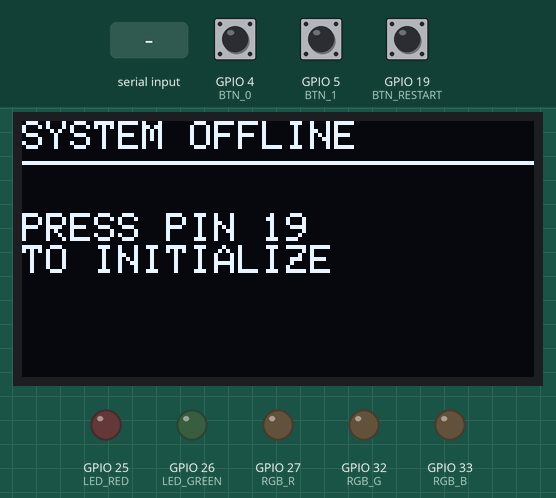
Simulated run of this sketch. Board: ESP32. Shown: 128×64 one-colour display, output pins drawn as LEDs (lit = HIGH). Inputs (shaded band) come from the test bench; at power-on: GPIO 19 (BTN_RESTART) HIGH, GPIO 5 (BTN_1) HIGH, GPIO 4 (BTN_0) HIGH. Random numbers use the default seed unless the sketch sets one; the audio player accepts every command and is not drawn; what the sketch prints to the serial monitor is not drawn.

Above: at 3.2 s.
3.3 s: GPIO 19 (BTN_RESTART) pulled LOW for 0.15 s
At 3.9 s:
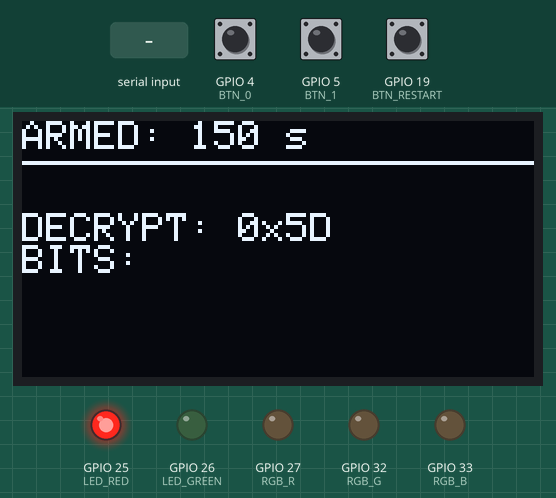
4.0 s: "paopao\n" received over Serial
At 4.9 s:
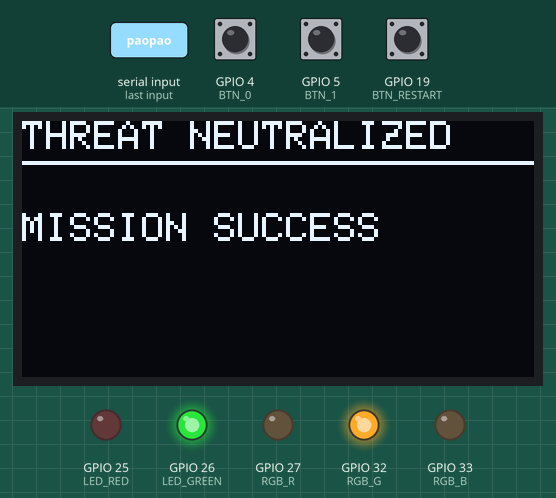
5.5 s: GPIO 19 (BTN_RESTART) pulled LOW for 3.2 s
At 7.4 s:
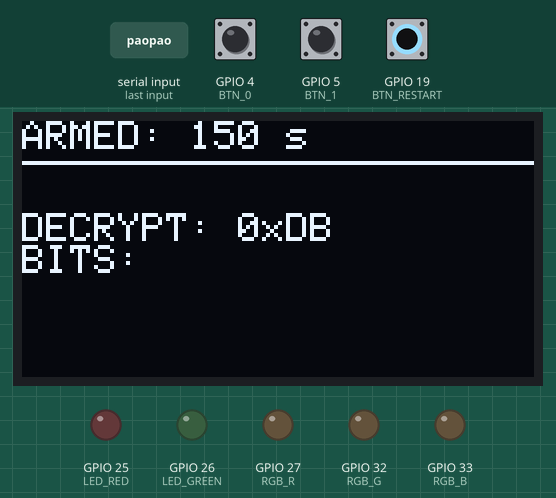
9.3 s: GPIO 5 (BTN_1) pulled LOW for 1 s
At 10.3 s:
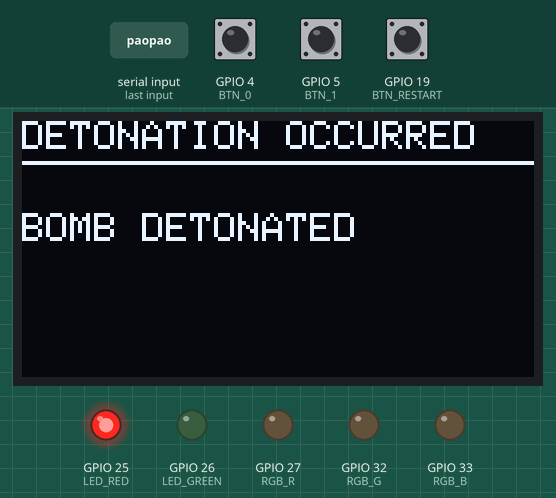
11.8 s: GPIO 19 (BTN_RESTART) pulled LOW for 1 s
At 13.21 s:
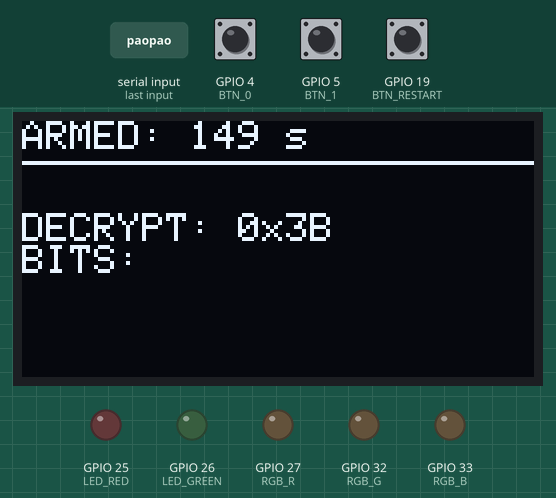
13.4 s: GPIO 4 (BTN_0) pulled LOW for 1 s
At 13.89 s:
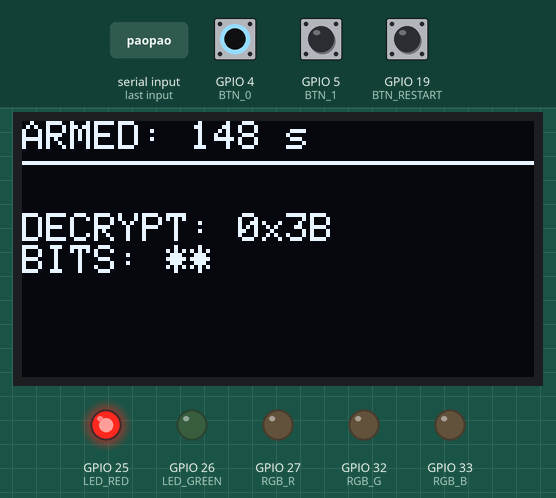
Timing chart, 0 to 16.4 s (numbered marks = the images above; inputs shaded):
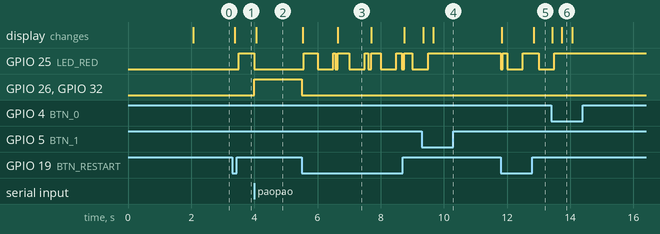

The sketch:

bomb.ino
```cpp
#include <Wire.h>
#include <Adafruit_GFX.h>
#include <Adafruit_SSD1306.h>
#include <HardwareSerial.h>
#include <DFRobotDFPlayerMini.h>

// --- System Constants ---
#define SCREEN_WIDTH 128
#define SCREEN_HEIGHT 64
Adafruit_SSD1306 display(SCREEN_WIDTH, SCREEN_HEIGHT, &Wire, -1);

HardwareSerial dfSerial(2);
DFRobotDFPlayerMini myDFPlayer;

// --- Pinout ---
const int BTN_RESTART = 19; // START / RESET
const int BTN_0       = 4;  // Binary 0
const int BTN_1       = 5;  // Binary 1
const int BTN_HOLD    = 18; // RGB Sync Button

const int LED_RED     = 25;
const int LED_GREEN   = 26;
const int RGB_R       = 27; const int RGB_G = 32; const int RGB_B = 33;

// --- Game Logic Variables ---
enum GameState { IDLE, MOD1_HEX, MOD2_COLOR, MOD3_MORSE, DEFUSED, EXPLODED };
GameState currentState = IDLE;

const float GAME_DURATION = 150.0;
unsigned long startTime = 0;
bool timerRunning = false;
int lastDisplayedSec = -1;

// Module Parameters
uint8_t hexTarget = 0;
int bitsEntered = 0;
int colorState = 0; // 0=Red, 1=Yellow, 2=Blue
unsigned long lastColorTime = 0;
unsigned long lastBtnTime = 0;
bool mod2Locked = true;

// Audio State Management
unsigned long morsePhaseStart = 0;
bool morseAudioTriggered = false;
int morsePlayCount = 0;
bool morseFinished = false;
bool mod2TickingStarted = false;

// Vulnerable Memory (For Terminal Hacks)
struct VulnerableMemory {
  char passwordBuffer[16];
  bool isExploitTriggered;
};
VulnerableMemory bombMem;

// ==========================================
// HARDWARE INTERFACE
// ==========================================

void setRGB(bool r, bool g, bool b) {
  digitalWrite(RGB_R, r); digitalWrite(RGB_G, g); digitalWrite(RGB_B, b);
}

void updateDisplay(int t = 0) {
  display.clearDisplay();
  display.setTextColor(SSD1306_WHITE);
  display.setCursor(0, 0); display.setTextSize(1);

  if (currentState == IDLE) display.println("SYSTEM OFFLINE");
  else if (currentState == DEFUSED) display.println("THREAT NEUTRALIZED");
  else if (currentState == EXPLODED) display.println("DETONATION OCCURRED");
  else display.printf("ARMED: %d s\n", t);

  display.drawLine(0, 10, 128, 10, WHITE);
  display.setCursor(0, 15);

  switch (currentState) {
    case IDLE:       display.println("\nPRESS PIN 19\nTO INITIALIZE"); break;
    case MOD1_HEX:
      display.printf("\nDECRYPT: 0x%02X\n", hexTarget);
      display.print("BITS: ");
      for(int i=0; i<bitsEntered; i++) display.print("*");
      break;
    case MOD2_COLOR: display.println("\nRGB SYNC\nHOLD PIN 18"); break;
    case MOD3_MORSE: display.println("\nMORSE INTERCEPTED\nAWAITING TERMINAL"); break;
    case DEFUSED:    display.println("\nMISSION SUCCESS"); break;
    case EXPLODED:   display.println("\nBOMB DETONATED"); break;
  }
  display.display();
}

void resetBomb() {
  currentState = IDLE;
  timerRunning = false;
  bitsEntered = 0;
  mod2Locked = true;
  morseAudioTriggered = false;
  morsePlayCount = 0;
  morseFinished = false;
  mod2TickingStarted = false;
  bombMem.isExploitTriggered = false;
  memset(bombMem.passwordBuffer, 0, 16);
  digitalWrite(LED_RED, LOW); digitalWrite(LED_GREEN, LOW); setRGB(0, 0, 0);
  myDFPlayer.stop();
  updateDisplay();
  Serial.println("\n--- SYSTEM REBOOTED TO OFFLINE ---");
}

void triggerExplosion() {
  currentState = EXPLODED;
  timerRunning = false;
  digitalWrite(LED_RED, HIGH); setRGB(0, 0, 0);
  myDFPlayer.playFolder(1, 4); // 004.mp3
  updateDisplay();
}

void triggerDefuse() {
  currentState = DEFUSED;
  timerRunning = false;
  digitalWrite(LED_RED, LOW); digitalWrite(LED_GREEN, HIGH); setRGB(0, 1, 0);
  myDFPlayer.playFolder(1, 2); // 002.mp3
  updateDisplay();
}

// ==========================================
// SETUP
// ==========================================

void setup() {
  Serial.begin(115200);
  pinMode(BTN_RESTART, INPUT_PULLUP);
  pinMode(BTN_0, INPUT_PULLUP);
  pinMode(BTN_1, INPUT_PULLUP);
  pinMode(BTN_HOLD, INPUT_PULLUP);
  pinMode(LED_RED, OUTPUT); pinMode(LED_GREEN, OUTPUT);
  pinMode(RGB_R, OUTPUT); pinMode(RGB_G, OUTPUT); pinMode(RGB_B, OUTPUT);

  display.begin(SSD1306_SWITCHCAPVCC, 0x3C);
  dfSerial.begin(9600, SERIAL_8N1, 16, 17);
  delay(1500);
  if(myDFPlayer.begin(dfSerial, false)) myDFPlayer.volume(30);

  resetBomb();
}

// ==========================================
// MAIN EXECUTION
// ==========================================

void loop() {
  // 1. RESTART / INITIALIZE LOGIC
  if (digitalRead(BTN_RESTART) == LOW) {
    if (millis() - lastBtnTime > 1000) {
      resetBomb();
      hexTarget = random(0x10, 0xFF);
      startTime = millis();
      timerRunning = true;
      currentState = MOD1_HEX;
      myDFPlayer.playFolder(1, 3); // Start Ticking (003)

      Serial.printf("BOMB ARMED! Target Hex: 0x%02X\n", hexTarget);
      Serial.print("Required Binary: ");
      for(int i=7; i>=0; i--) Serial.print((hexTarget >> i) & 0x01);
      Serial.println();
      lastBtnTime = millis();
    }
  }

  // 2. REAL-TIME TIMER
  float timeLeft = 0;
  if (timerRunning) {
    timeLeft = GAME_DURATION - (millis() - startTime) / 1000.0;
    if (timeLeft <= 0) { triggerExplosion(); return; }

    int currentSec = (int)ceil(timeLeft);
    if (currentSec != lastDisplayedSec) {
      updateDisplay(currentSec);
      lastDisplayedSec = currentSec;
    }
    digitalWrite(LED_RED, (millis() / 500) % 2); // Pulse status
  }

  // 3. TERMINAL COMMANDS (Backdoor & Logic)
  if (Serial.available() > 0 && currentState != IDLE) {
    String input = Serial.readStringUntil('\n');
    input.trim();

    // Stack Smash Exploit (> 16 chars)
    memcpy(bombMem.passwordBuffer, input.c_str(), input.length());
    if (bombMem.isExploitTriggered) {
      Serial.println("MEMORY EXPLOIT DETECTED. FORCING OFFLINE.");
      resetBomb();
      return;
    }

    // Master Key Bypass
    if (input == "paopao") {
      triggerDefuse();
      return;
    }

    // Module 3 Password
    if (currentState == MOD3_MORSE) {
      if (input == "UQ26") triggerDefuse();
      else triggerExplosion();
    }
    memset(bombMem.passwordBuffer, 0, 16);
  }

  // 4. MODULE STATE MACHINE
  switch (currentState) {

    case MOD1_HEX:
      if (millis() - lastBtnTime > 300) {
        int inputBit = -1;
        if (digitalRead(BTN_0) == LOW) inputBit = 0;
        else if (digitalRead(BTN_1) == LOW) inputBit = 1;

        if (inputBit != -1) {
          int correctBit = (hexTarget >> (7 - bitsEntered)) & 0x01;
          if (inputBit == correctBit) {
            bitsEntered++;
            lastBtnTime = millis();
            updateDisplay((int)timeLeft);
            if (bitsEntered >= 8) {
              myDFPlayer.playFolder(1, 5); // Success Sound 005
              currentState = MOD2_COLOR;
              mod2Locked = true;
              lastColorTime = millis(); // Track start of MOD2
              mod2TickingStarted = false;
            }
          } else triggerExplosion();
        }
      }
      break;

    case MOD2_COLOR:
      {
        // Resume Ticking sound after success jingle (1s)
        if (!mod2TickingStarted && (millis() - lastColorTime > 1000)) {
          myDFPlayer.playFolder(1, 3);
          mod2TickingStarted = true;
        }

        bool isHolding = (digitalRead(BTN_HOLD) == LOW);
        if (isHolding) {
          mod2Locked = false;
          if (millis() - lastColorTime > 2000) { // Cycle: 2 seconds
            colorState = (colorState + 1) % 3;
            if (colorState == 0) setRGB(1, 0, 0);
            else if (colorState == 1) setRGB(1, 1, 0);
            else if (colorState == 2) setRGB(0, 0, 1);
            lastColorTime = millis();
          }
        }
        else if (!mod2Locked && !isHolding) {
          setRGB(0, 0, 0);
          float rem = fmod(timeLeft, 10.0);
          bool win = false;
          // Timing check with +/- 0.5s tolerance
          if (colorState == 1 && rem >= 4.5 && rem <= 5.5) win = true;      // Yellow (5)
          else if (colorState == 0 && rem >= 2.5 && rem <= 3.5) win = true; // Red (3)
          else if (colorState == 2 && (rem <= 0.5 || rem >= 9.5)) win = true; // Blue (0)

          if (win) {
            myDFPlayer.playFolder(1, 7); // Success Sound 007
            currentState = MOD3_MORSE;
            morsePhaseStart = millis();
            morseAudioTriggered = false;
            morsePlayCount = 0;
            morseFinished = false;
          } else triggerExplosion();
          mod2Locked = true;
        }
      }
      break;

    case MOD3_MORSE:
      {
        unsigned long elapsedInMorse = millis() - morsePhaseStart;

        if (!morseFinished) {
          // Cycle: 2s Gap -> 13s Audio -> 2s Gap = 17s total loop
          if (elapsedInMorse < 2000) {
            // Gap phase: Ensure silence
            if (morseAudioTriggered) { myDFPlayer.stop(); morseAudioTriggered = false; }
          }
          else if (elapsedInMorse >= 2000 && elapsedInMorse < 15000) {
            // Play phase
            if (!morseAudioTriggered) {
              myDFPlayer.playFolder(1, 6);
              morseAudioTriggered = true;
              morsePlayCount++;
              Serial.print("Morse Loop: "); Serial.println(morsePlayCount);
            }
          }
          else if (elapsedInMorse >= 17000) {
            // Check if we need another loop
            if (morsePlayCount >= 2) {
              morseFinished = true;
              myDFPlayer.playFolder(1, 3); // Resume Ticking indefinitely
              Serial.println("Morse Complete. Resuming Ticking.");
            } else {
              morsePhaseStart = millis(); // Reset for Loop 2
              morseAudioTriggered = false;
            }
          }
        }
      }
      break;

    default: break;
  }
}
```

Measured:
- after the input at 3.3 s, GPIO 25 (LED_RED): LOW → HIGH after 0.20 s; the display: changes after 0.08 s (image 1)
- after the input at 4.0 s, GPIO 26 (LED_GREEN), GPIO 32 (RGB_G): LOW → HIGH at once
- after the input at 5.5 s, GPIO 25 (LED_RED): LOW → HIGH after 0.06 s, then moves between LOW and HIGH, repeating every 1.0 s; GPIO 26 (LED_GREEN), GPIO 32 (RGB_G): HIGH → LOW at once; the display: first changes at once (image 3 shows a later state)
- after the input at 11.8 s, GPIO 25 (LED_RED): goes LOW 0.06 s, HIGH 0.14 s, LOW 0.50 s, HIGH 0.50 s, then LOW, starting at once; the display: first changes at once (image 5 shows a later state)
- what the display in image 3 shows lasts 1.1 s, from 6.6 s to 7.7 s
